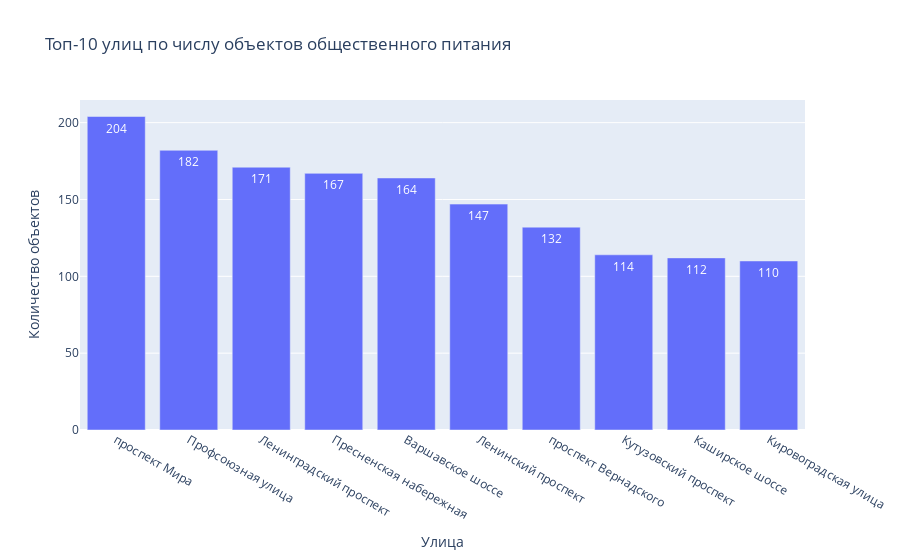

Source (notebook cell):
### Code cell
fig_6 = px.bar(str_10.reset_index(),
                y='id',
                x='street',
                text='id',
                title='Топ-10 улиц по числу объектов общественного питания',
                labels={'id':'Количество объектов', 'street':'Улица'})
fig_6.show()

### Figure 1 — Plotly figure (JSON) as saved in the notebook; plotly's stock layout.template omitted (floating-point values rounded to 4 significant figures)
{"data": [{"alignmentgroup": "True", "hovertemplate": "Улица=%{x}<br>Количество объектов=%{text}<extra></extra>", "legendgroup": "", "marker": {"color": "#636efa", "pattern": {"shape": ""}}, "name": "", "offsetgroup": "", "orientation": "v", "showlegend": false, "text": [204, 182, 171, 167, 164, 147, 132, 114, 112, 110], "textposition": "auto", "type": "bar", "x": ["проспект Мира", "Профсоюзная улица", "Ленинградский проспект", "Пресненская набережная", "Варшавское шоссе", "Ленинский проспект", "проспект Вернадского", "Кутузовский проспект", "Каширское шоссе", "Кировоградская улица"], "xaxis": "x", "y": [204, 182, 171, 167, 164, 147, 132, 114, 112, 110], "yaxis": "y"}], "layout": {"barmode": "relative", "legend": {"tracegroupgap": 0}, "title": {"text": "Топ-10 улиц по числу объектов общественного питания"}, "xaxis": {"anchor": "y", "domain": [0, 1], "title": {"text": "Улица"}}, "yaxis": {"anchor": "x", "domain": [0, 1], "title": {"text": "Количество объектов"}}}}
